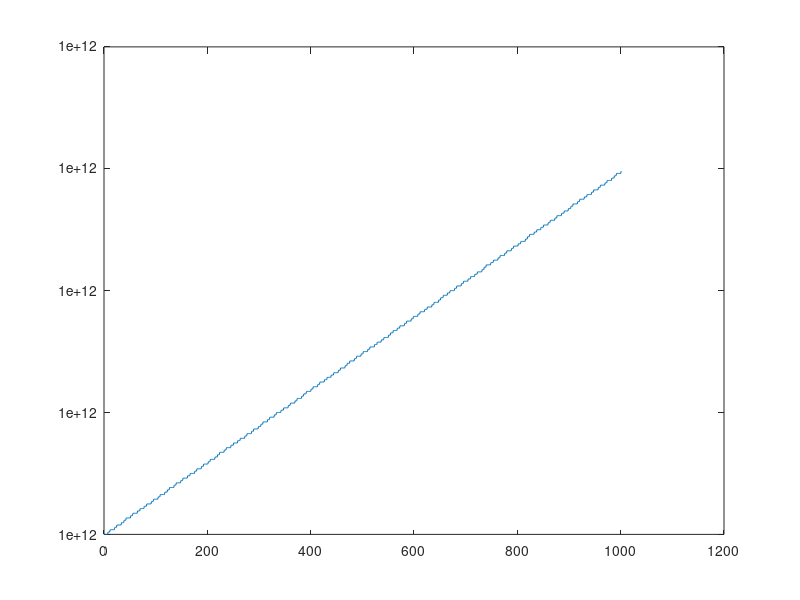

Here is the MATLAB script that generated this plot:
clear

dArray = [10^12];
d = 10^12;
dt = 10^-3;

a1 = (10^12)^0.1; 
a2 = (10^12)^-1.5;

mat = [0];

for n = 1:1000
    
    drate = a1*d^(0.5) - a2*d^2;
    
    d = d + drate*dt;
    
    dArray = [dArray, d];
    
    
    mat = [mat,n];
end

plot(dArray);